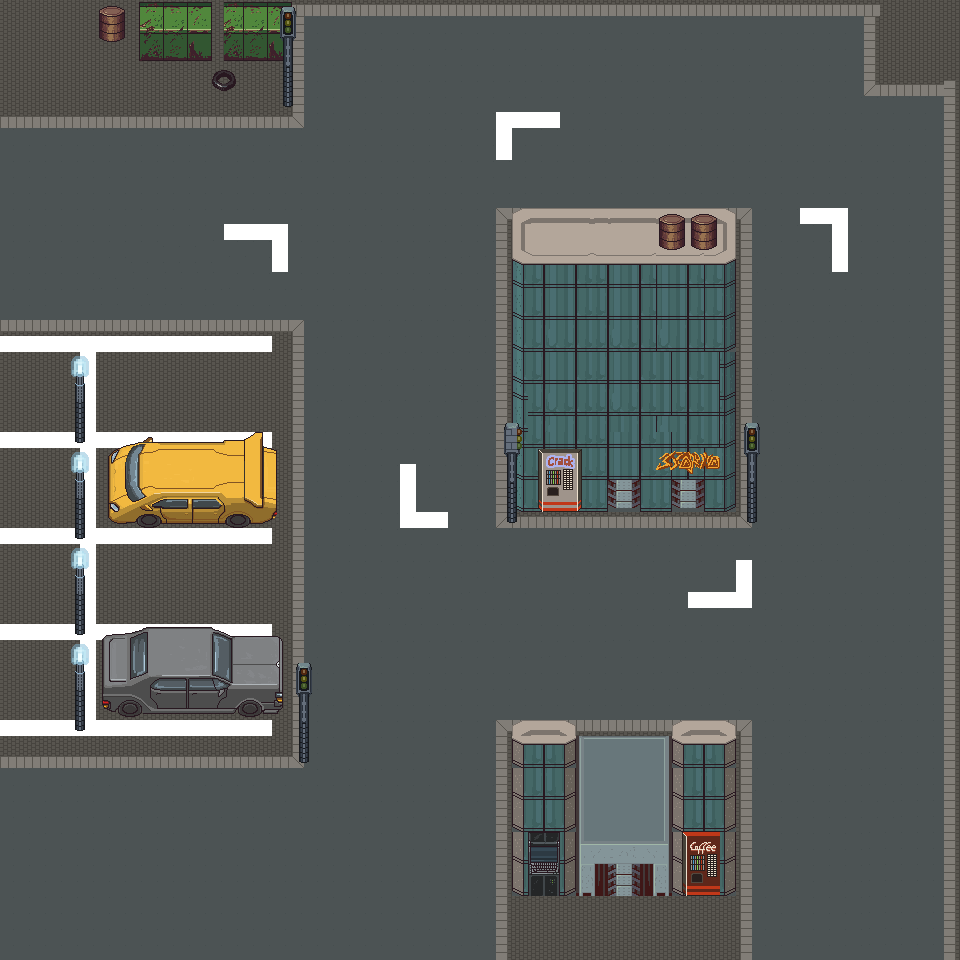

This is a level from a 2D game, rendered from its Tiled map with the project's own tilesets. A one-line summary and the map file follow, with tile-layer data summarised:
An orthogonal 60x60 tile map with 16x16 px tiles, 8 tile layers (layer_route, Tourner_droite, Tourner_gauche, layer_side_walk, ...), 5 tilesets.

<map version="1.2" tiledversion="1.3.1" orientation="orthogonal" renderorder="right-down" compressionlevel="0" width="60" height="60" tilewidth="16" tileheight="16" infinite="0" nextlayerid="10" nextobjectid="1">
 <tileset firstgid="1" name="Building" tilewidth="16" tileheight="16" tilecount="256" columns="16">
  <image source="Building.png" width="256" height="256" />
 </tileset>
 <tileset firstgid="257" name="Sidewalk_dark" tilewidth="16" tileheight="16" tilecount="64" columns="8">
  <image source="Sidewalk_dark.png" width="128" height="128" />
 </tileset>
 <tileset firstgid="321" name="Street" tilewidth="16" tileheight="16" tilecount="1900" columns="50">
  <image source="Street.png" width="800" height="608" />
 </tileset>
 <tileset firstgid="2221" name="Objects" tilewidth="16" tileheight="16" tilecount="256" columns="16">
  <image source="Objects.png" width="256" height="256" />
 </tileset>
 <tileset firstgid="2477" name="Cars_final" tilewidth="16" tileheight="16" tilecount="528" columns="24">
  <image source="Cars_final.png" width="384" height="352" />
 </tileset>
 <layer id="1" name="layer_route" width="60" height="60">
  <data>[3600 cells, 3600 non-empty, 7 distinct tile ids]</data>
 </layer>
 <layer id="8" name="Tourner_droite" width="60" height="60">
  <data>[3600 cells, 6 non-empty, 6 distinct tile ids]</data>
 </layer>
 <layer id="9" name="Tourner_gauche" width="60" height="60">
  <data>[3600 cells, 24 non-empty, 9 distinct tile ids]</data>
 </layer>
 <layer id="2" name="layer_side_walk" width="60" height="60">
  <data>[3600 cells, 327 non-empty, 32 distinct tile ids]</data>
 </layer>
 <layer id="4" name="layer_buildings" width="60" height="60">
  <data>[3600 cells, 1064 non-empty, 142 distinct tile ids]</data>
 </layer>
 <layer id="5" name="layer_marquages_parking" width="60" height="60">
  <data>[3600 cells, 268 non-empty, 158 distinct tile ids]</data>
 </layer>
 <layer id="6" name="layer_cars" width="60" height="60">
  <data>[3600 cells, 257 non-empty, 198 distinct tile ids]</data>
 </layer>
 <layer id="7" name="test_collision" width="60" height="60">
  <data>[3600 cells, 0 non-empty, 0 distinct tile ids]</data>
 </layer>
</map>
